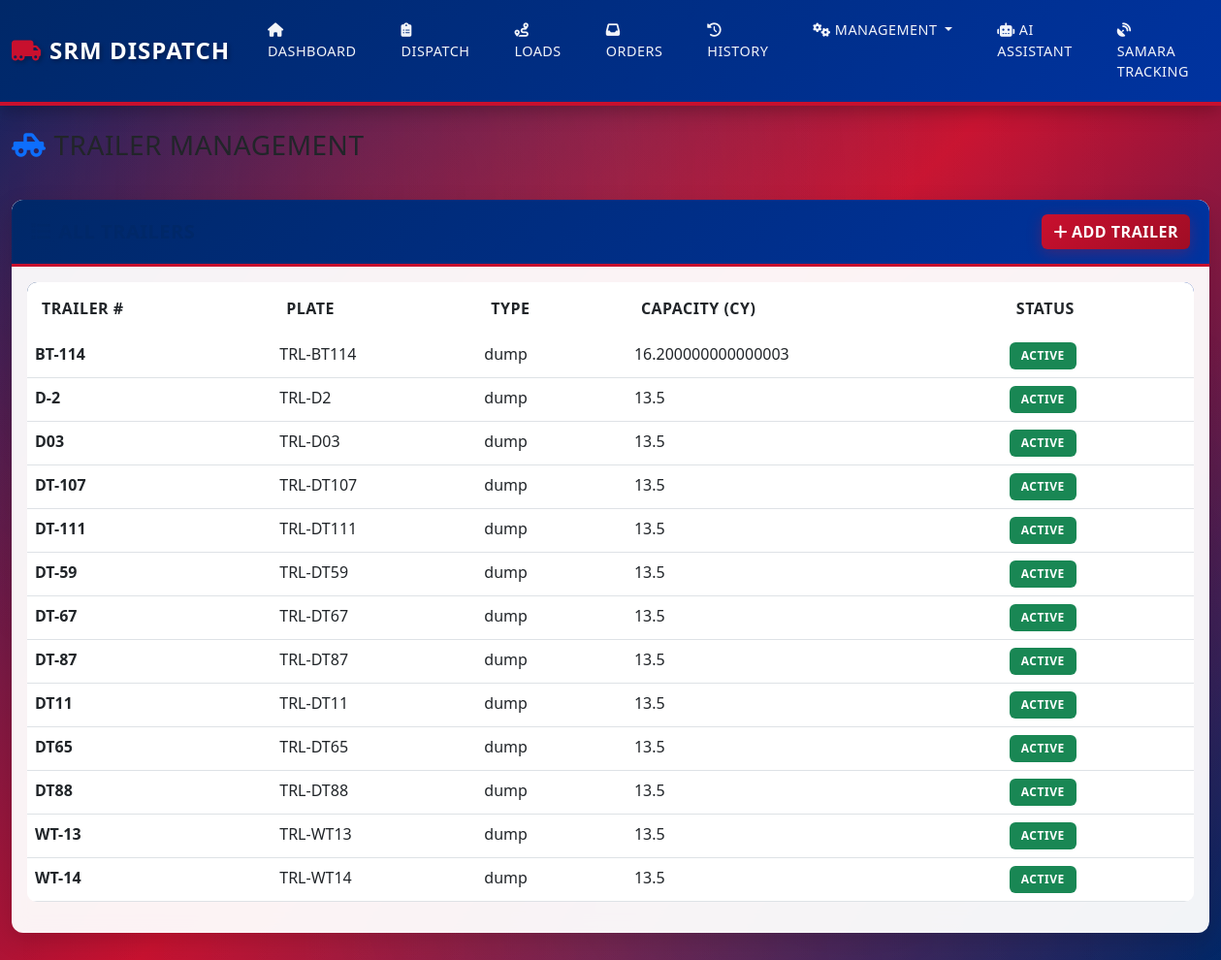
The app's page /trailers with its own data.
### tables this page shows
CREATE TABLE trailers (
    id INTEGER PRIMARY KEY AUTOINCREMENT,
    trailer_number TEXT NOT NULL UNIQUE,
    plate_number TEXT,
    type TEXT,
    capacity_cubic_yards REAL,
    status TEXT DEFAULT 'active',
    created_at TIMESTAMP DEFAULT CURRENT_TIMESTAMP,
    updated_at TIMESTAMP DEFAULT CURRENT_TIMESTAMP
, capacity_tons REAL);

### app.py (the view)
@app.route('/trailers')
def trailers():
    trailers = query_db('SELECT * FROM trailers ORDER BY trailer_number')
    return render_template('trailers.html', trailers=trailers)

### app.py (called while the page is built)
def get_db():
    conn = sqlite3.connect(DATABASE)
    conn.row_factory = sqlite3.Row
    return conn

def query_db(query, args=(), one=False, commit=False):
    conn = get_db()
    cur = conn.cursor()
    cur.execute(query, args)
    if commit:
        conn.commit()
        result = cur.lastrowid
    else:
        result = cur.fetchone() if one else cur.fetchall()
    conn.close()
    return result

### templates/trailers.html (shortened to what this page needs)
{% extends "base.html" %}
{% block content %}
<div class="row mb-4">
    <div class="col-12">
        <h1 class="h3 mb-3">
            <i class="fas fa-truck-pickup me-2 text-primary"></i>Trailer Management
        </h1>
    </div>
</div>
<div class="row mb-4">
    <div class="col-12">
        <div class="card">
            <div class="card-header bg-white d-flex justify-content-between align-items-center">
                <h5 class="mb-0">
                    <i class="fas fa-list me-2"></i>All Trailers
                </h5>
                <button class="btn btn-primary" data-bs-toggle="modal" data-bs-target="#addTrailerModal">
                    <i class="fas fa-plus me-1"></i>Add Trailer
                </button>
            </div>
            <div class="card-body">
                <div class="table-responsive">
                    <table class="table table-hover">
                        <thead>
                            <tr>
                                <th>Trailer #</th>
                                <th>Plate</th>
                                <th>Type</th>
                                <th>Capacity (CY)</th>
                                <th>Status</th>
                            </tr>
                        </thead>
                        <tbody>
                            {% for trailer in trailers %}
                            <tr>
                                <td><strong>{{ trailer.trailer_number }}</strong></td>
                                <td>{{ trailer.plate_number or '-' }}</td>
                                <td>{{ trailer.type or '-' }}</td>
                                <td>{{ trailer.capacity_tons or '-' }}</td>
                                <td>
                                    {% if trailer.status == 'active' %}
                                    <span class="badge bg-success">Active</span>
                                    {% else %}
                                    <span class="badge bg-secondary">Inactive</span>
                                    {% endif %}
                                </td>
                            </tr>
                            {% endfor %}
                        </tbody>
                    </table>
                </div>
            </div>
        </div>
    </div>
</div>
{% endblock %}

### static/css/style.css (style rules this page uses)
:root { --srm-red: #C8102E; --srm-red-dark: #A00D25; --srm-white: #FFFFFF; --srm-blue: #002868; --srm-blue-light: #0033A0; --srm-gray-light: #F5F5F5; --srm-gray: #CCCCCC; --srm-dark: #333333; --srm-shadow: rgba(0, 0, 0, 0.15); }
body { font-family: 'Segoe UI', Tahoma, Geneva, Verdana, sans-serif; background: linear-gradient(135deg, #002868 0%, #C8102E 50%, #002868 100%); min-height: 100vh; background-attachment: fixed; }
body::before { content: ''; position: fixed; top: 0; left: 0; width: 100%; height: 100%; background-image: linear-gradient(90deg, transparent 0%, rgba(255, 255, 255, 0.05) 50%, transparent 100%), radial-gradient(circle at 30% 20%, rgba(200, 16, 46, 0.15) 0%, transparent 50%), radial-gradient(circle at 70% 80%, rgba(0, 40, 104, 0.15) 0%, transparent 50%); z-index: -1; pointer-events: none; }
.card { border: none; border-radius: 12px; box-shadow: 0 8px 25px rgba(0, 0, 0, 0.15); backdrop-filter: blur(10px); background: rgba(255, 255, 255, 0.95); transition: all 0.3s ease; margin-bottom: 20px; }
.card-header { background: linear-gradient(135deg, var(--srm-blue) 0%, var(--srm-blue-light) 100%); color: white; font-weight: 600; text-transform: uppercase; letter-spacing: 1px; border-bottom: 3px solid var(--srm-red); border-radius: 12px 12px 0 0 !important; padding: 15px 20px; }
.btn-primary { background: linear-gradient(135deg, var(--srm-red) 0%, var(--srm-red-dark) 100%); border: none; font-weight: 600; text-transform: uppercase; letter-spacing: 0.5px; box-shadow: 0 4px 15px rgba(200, 16, 46, 0.3); transition: all 0.3s; }
.table { background: white; border-radius: 10px; overflow: hidden; }
.table thead { background: linear-gradient(135deg, var(--srm-blue) 0%, var(--srm-blue-light) 100%); color: white; }
.table thead th { border: none; font-weight: 600; text-transform: uppercase; letter-spacing: 0.5px; padding: 15px; }
.table tbody tr { transition: all 0.2s; }
.badge { padding: 8px 12px; font-weight: 600; text-transform: uppercase; letter-spacing: 0.5px; border-radius: 6px; }
h1, h2, h3, h4, h5, h6 { color: var(--srm-blue); font-weight: 700; text-transform: uppercase; letter-spacing: 0.5px; }

### records on screen
trailers: trailer_number "BT-114", plate_number "TRL-BT114", type "dump", capacity_tons "16.200000000000003", status "ACTIVE"
trailers: trailer_number "D-2", plate_number "TRL-D2", type "dump", capacity_tons "13.5", status "ACTIVE"
trailers: trailer_number "D03", plate_number "TRL-D03", type "dump", capacity_tons "13.5", status "ACTIVE"
trailers: trailer_number "DT-107", plate_number "TRL-DT107", type "dump", capacity_tons "13.5", status "ACTIVE"
trailers: trailer_number "DT-111", plate_number "TRL-DT111", type "dump", capacity_tons "13.5", status "ACTIVE"
trailers: trailer_number "DT-59", plate_number "TRL-DT59", type "dump", capacity_tons "13.5", status "ACTIVE"
trailers: trailer_number "DT-67", plate_number "TRL-DT67", type "dump", capacity_tons "13.5", status "ACTIVE"
trailers: trailer_number "DT-87", plate_number "TRL-DT87", type "dump", capacity_tons "13.5", status "ACTIVE"
trailers: trailer_number "DT11", plate_number "TRL-DT11", type "dump", capacity_tons "13.5", status "ACTIVE"
trailers: trailer_number "DT65", plate_number "TRL-DT65", type "dump", capacity_tons "13.5", status "ACTIVE"
trailers: trailer_number "DT88", plate_number "TRL-DT88", type "dump", capacity_tons "13.5", status "ACTIVE"
trailers: trailer_number "WT-13", plate_number "TRL-WT13", type "dump", capacity_tons "13.5", status "ACTIVE"
trailers: trailer_number "WT-14", plate_number "TRL-WT14", type "dump", capacity_tons "13.5", status "ACTIVE"
